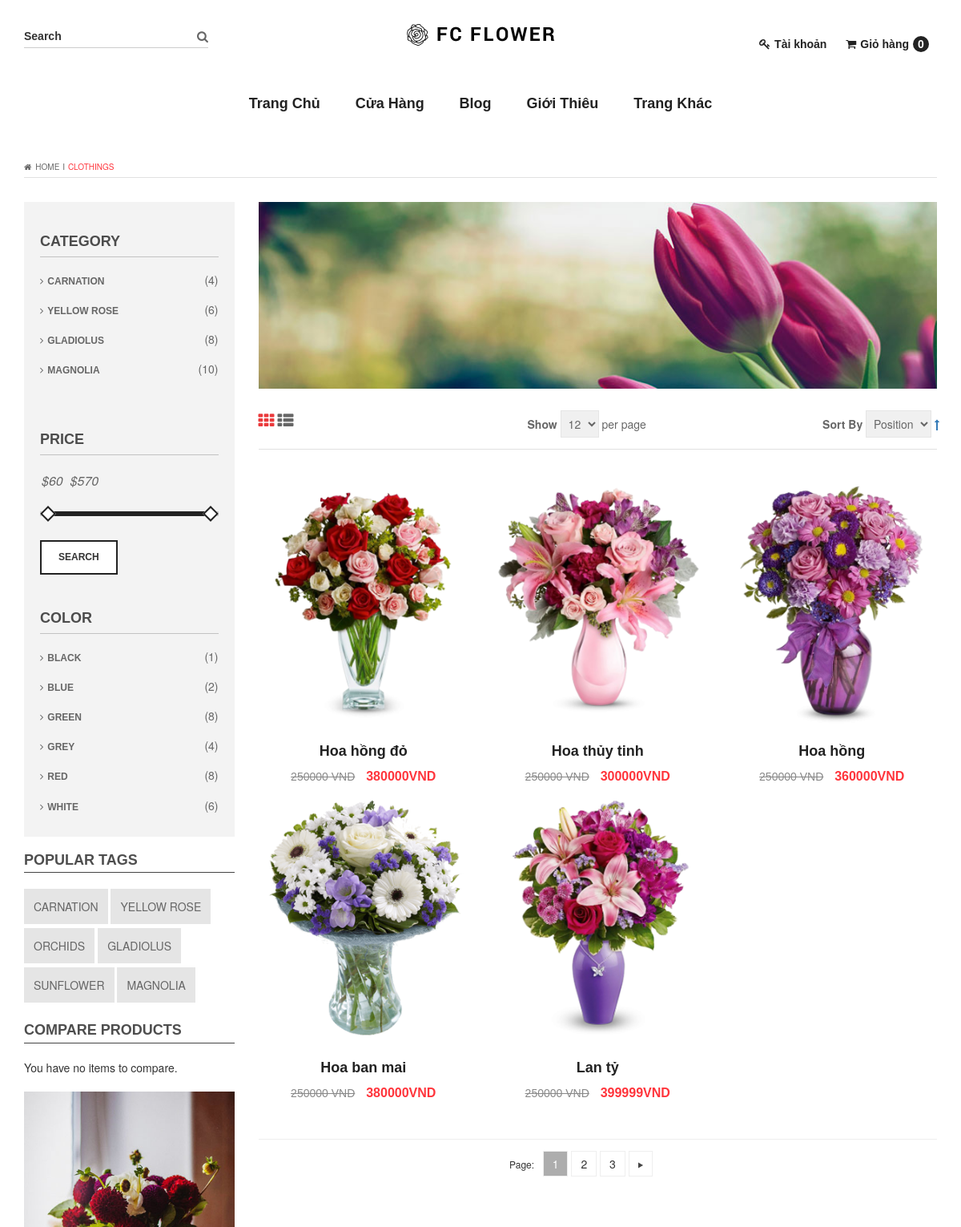
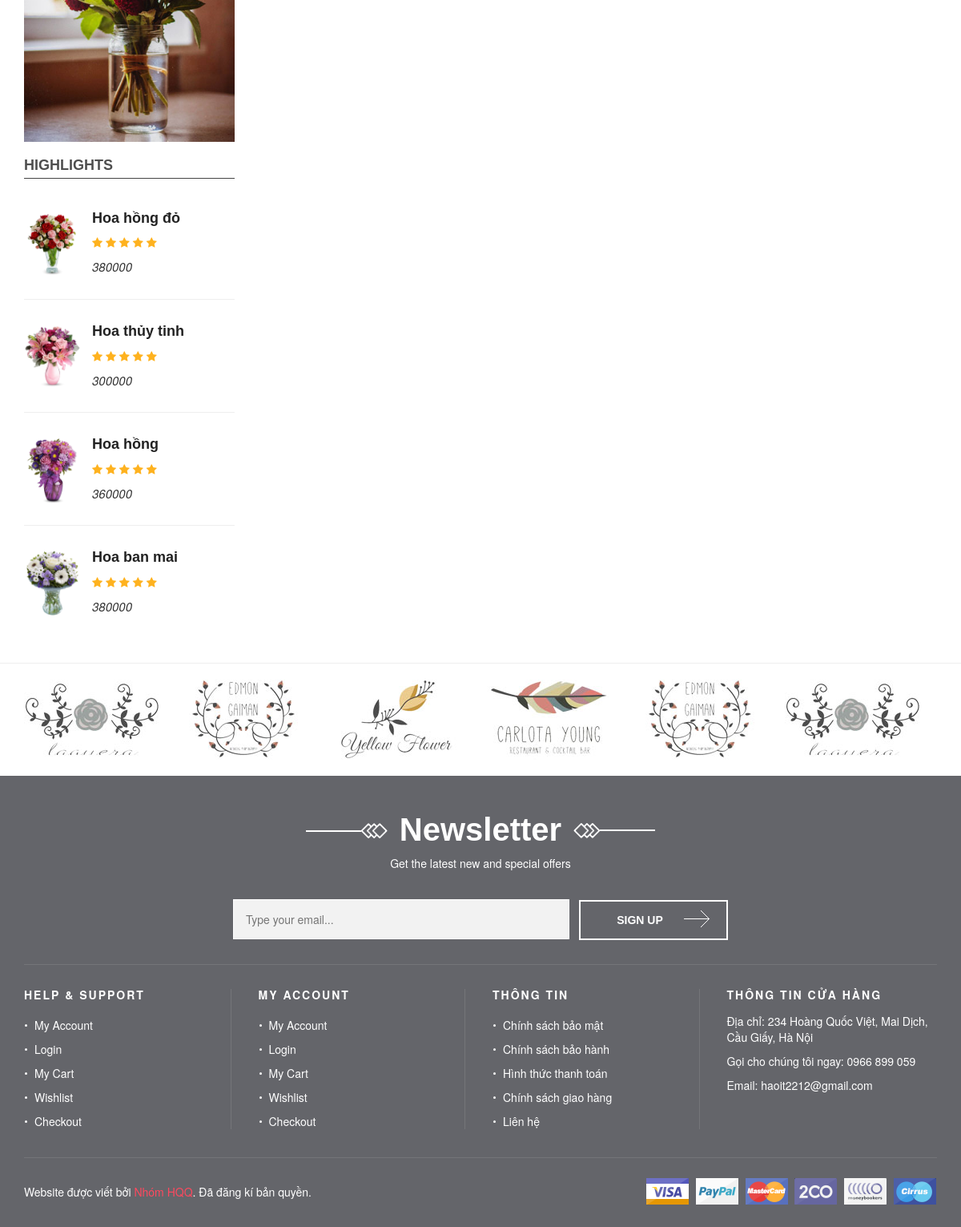
The page /shop.php on the database its author committed (2 pictures, top to bottom).
### tables this page shows
CREATE TABLE `products` (
  `product_id` int(100) NOT NULL AUTO_INCREMENT,
  `product_cat` int(100) NOT NULL,
  `product_brand` int(100) NOT NULL,
  `product_title` varchar(255) NOT NULL,
  `product_price` int(100) NOT NULL,
  `product_desc` text NOT NULL,
  `product_image` text NOT NULL,
  `product_keywords` text NOT NULL,
  PRIMARY KEY (`product_id`)
);

### db.php (called while the page is built, shortened)
<?php
	function query($sql){
		$conn=mysqli_connect("localhost","root","") or die("lỗi kết nối");
		mysqli_select_db($conn,"shop_hoa") or die("lỗi csdl");
		$result=mysqli_query($conn,$sql) or die("lỗi truy vấn");
		return $result;
	}
?>

### shop.php (the view, shortened to what this page needs)
<!doctype html>
    <html class="no-js" lang="en">
    <head>
        <link rel="stylesheet" href="css/font-awesome.min.css">
        <link rel="stylesheet" href="css/owl.carousel.css">
        <link rel="stylesheet" href="css/owl.my_theme.css">
        <link rel="stylesheet" href="css/owl.transitions.css">
        <link rel="stylesheet" href="css/nivo-slider.css">
        <link rel="stylesheet" href="css/animate.css">
        <link rel="stylesheet" href="css/jquery-ui.css">
        <link rel="stylesheet" href="fancy-box/jquery.fancybox.css">
        <link rel="stylesheet" href="css/normalize.css">
        <link rel="stylesheet" href="css/bootstrap.min.css">
        <link rel="stylesheet" href="css/main.css">
        <link rel="stylesheet" href="css/meanmenu.min.css">
        <link rel="stylesheet" href="style.css">
        <link rel="stylesheet" href="css/responsive.css">
    </head>
    <body>
        <?php include "db.php" ?>
        <?php include "header.php"; ?>
        <div class="breadcrumbs_area">
            <div class="container">
                <div class="row">
                    <div class="col-lg-12 col-md-12 col-sm-12 col-xs-12">
                        <div class="breadcrumb-single">
                            <ul id="breadcrumbs">
                                <li><a href="#"><i class="fa fa-home"></i>Home</a></li>
                                <li><span>Ι</span></li>
                                <li>Clothings</li>
                            </ul>
                        </div>
                    </div>
                </div>
            </div>
        </div>
        <div class="clothing_product_area">
            <div class="container">
                <div class="row">
                    <div class="col-lg-3 col-md-3 col-sm-3 col-xs-12">
                        <div class="catagory_price_color">
                            <div class="catagory_area">
                                <h2>CATEGORY</h2>
                                <ul class="catagory">
                <li><a href="#"><i class="fa fa-angle-right"></i>Carnation</a> <span>(4)</span></li>
                <li><a href="#"><i class="fa fa-angle-right"></i>Yellow Rose</a><span>(6)</span></li>
                <li><a href="#"><i class="fa fa-angle-right"></i>Gladiolus</a><span>(8)</span></li>
                <li><a href="#"><i class="fa fa-angle-right"></i>Magnolia</a><span>(10)</span></li>
                                </ul>
                            </div>
                            <div class="priceing_area">
                                <h2>Price</h2>
                                <div class="info_widget">
                                    <div class="price_filter">
                                      <div id="slider-range"></div>
                                        <div class="price_slider_amount">
                                            <input type="text" id="amount" name="price" placeholder="Add Your Price" />
                                            <input type="submit" value="Search" />
                                        </div>
                                    </div>
                                </div>
                            </div>
                            <div class="catagory_area">
                                <h2>COLOR</h2>
                                <ul class="catagory">
                                    <li><a href="#"><i class="fa fa-angle-right"></i>BLACK</a> <span>(1)</span></li>
                                    <li><a href="#"><i class="fa fa-angle-right"></i>BLUE</a><span>(2)</span></li>
                                    <li><a href="#"><i class="fa fa-angle-right"></i>GREEN</a><span>(8)</span></li>
                                    <li><a href="#"><i class="fa fa-angle-right"></i>GREY</a><span>(4)</span></li>
                                    <li><a href="#"><i class="fa fa-angle-right"></i>RED</a><span>(8)</span></li>
                                    <li><a href="#"><i class="fa fa-angle-right"></i>WHITE</a><span>(6)</span></li>
                                </ul>
                            </div>
                        </div>
                        <div class="popular_tag_area">
                            <div class="popular_items">
                                <h2>POPULAR TAGS</h2>
                                <ul id="single_popular">
                                    <li><a href="#">Carnation</a></li>
                                    <li><a href="#">Yellow Rose</a></li>
                                    <li><a href="#">Orchids</a></li>
                                    <li><a href="#">Gladiolus</a></li>
                                    <li><a href="#">Sunflower</a></li>
                                    <li><a href="#">Magnolia</a></li>
                                </ul>
                            </div>
                        </div>
                        <div class="row">
                            <div class="col-lg-12 col-md-12 col-sm-12 col-xs-12">
                                <div class="popular_tag_area popular_tag_response">
                                    <div class="popular_items">
                                        <h2>COMPARE PRODUCTS</h2>
                                        <div class="conpany_product_details">
                                            <p>You have no items to compare.</p>
                                            <a href="#"><img src="img/banner/banner_left.jpg" alt="" /></a>
                                        </div>
                                    </div>
                                </div>
                            </div>
                        </div>
                        <div class="row">
                            <div class="col-lg-12 col-md-12 col-sm-12 col-xs-12">
                                <div class="popular_tag_area">
                                    <div class="popular_items">
                                        <h2>Highlights</h2>
                                    </div>
                                </div>
                                <div class="clothing_carousel_list">
                                    <div class="single_clothing_product">
                                        <?php
                                        $rws=query("SELECT * FROM `products` WHERE product_id<5");
                                        while ($rw=mysqli_fetch_array($rws)) {
                                            $im=$rw['product_image'];
                                            $pric=$rw['product_price'];
                                            $tit=$rw['product_title'];
                                            ?>
                                            <div class="clothing_item">
                                                <img src="img/product/<?php echo $im ?>" alt="" />
                                                <div class="product_clothing_details">
                                                    <h2><a href="#"><?php echo $tit ?></a></h2>
                                                    <i class="fa fa-star"></i>
                                                    <i class="fa fa-star"></i>
                                                    <i class="fa fa-star"></i>
                                                    <i class="fa fa-star"></i>
                                                    <i class="fa fa-star"></i>
                                                    <p><?php echo $pric ?></p>
                                                </div>
                                            </div>
                                        <?php } ?>
                                    </div>
                                </div>
                            </div>
                        </div>
                    </div>
                    <div class="col-lg-9 col-md-9 col-sm-9 col-xs-12">
                        <div class="row">
                            <div class="col-lg-12 col-md-12 col-sm-12 col-xs-12">
                                <div class="catagory_banner">
                                    <img src="img/banner/category.jpg" alt="" />
                                </div>
                            </div>
                        </div>
                        <div class="my_tabs">
                            <ul class="tab_style">
                                <li class="active"><a data-toggle="tab" href="#tab1"><span><i class="fa fa-th"></i></span></a></li>
                                <li><a data-toggle="tab" href="#tab2"><span><i class="fa fa-th-list"></i></span></a></li>
                            </ul>
                            <div class="limiter">
                                <label>Show</label>
                                <select>
                                 <option value="" selected="selected">12</option>
                             </select> per page
                         </div>
                         <div class="sort-by">
                            <label>Sort By</label>
                            <select>
                             <option value="" selected="selected">Position</option>
                         </select>
                         <a href=""><i class="fa fa-long-arrow-up"></i></a>
                     </div>
                     <div class="tab-content tab_content_style">
                        <div id="tab1" class="tab-pane fade in active">
                            <div class="row">
                                <?php
                                $rows=query("SELECT * FROM `products`");
                                while ($row=mysqli_fetch_array($rows)) {
                                    ?>
                                    <div class="col-lg-4 col-md-4 col-sm-4 col-xs-12">
                                        <div class="product_list">
                                            <div class="single_product repomsive_768">
                                                <?php  $image=$row['product_image'];
                                                $price=$row['product_price'];
                                                $title=$row['product_title'];
                                                $id=$row['product_id'];
                                                ?>
                                                <a href="product2.php?id=<?php echo $id; ?>" target="main"><img src="img/product/<?php echo $image ?>" alt="" /></a>
                                                <div class="product_details">
                                                    <h2><?php echo $title ?></h2>
                                                    <p><span class="regular_price">250000 VND</span> <span class="popular_price"><?php echo $price ?>VND</span></p>
                                                </div>
                                            </div>
                                        </div>
                                    </div>
                                <?php } ?>
                            </div>
                            <div class="row">
                                <div class="col-lg-12 col-md-12 col-sm-12 col-xs-12">
                                    <div class="blog_pagination">
                                        <h2>Page:</h2>
                                        <ul class="pagination_list">
                                            <li class="active">1</li>
                                            <li><a href="#">2</a></li>
                                            <li><a href="#">3</a></li>
                                            <li>
                                                <a href="#"><img src="img/arrow/pager_arrow_right.gif" alt="" /></a>
                                            </li>
                                        </ul>
                                    </div>
                                </div>
                            </div>
                        </div>
                                                        </div>
                                                    </div>
                                                </div>
                                            </div>
                                        </div>
                                    </div>
                                    <div class="branding_area">
                                        <div class="container">
                                            <div class="row">
                                                <div class="col-lg-12">
                                                    <div class="carousel_branding">
                                                        <div class="single_branding">
                                                            <img src="img/branding-image/brand1.jpg" alt="" />
                                                        </div>
                                                        <div class="single_branding">
                                                            <img src="img/branding-image/brand2.jpg" alt="" />
                                                        </div>
                                                        <div class="single_branding">
                                                            <img src="img/branding-image/brand3.jpg" alt="" />
                                                        </div>
                                                        <div class="single_branding">
                                                            <img src="img/branding-image/brand4.jpg" alt="" />
                                                        </div>
                                                        <div class="single_branding">
                                                            <img src="img/branding-image/brand2.jpg" alt="" />
                                                        </div>
                                                        <div class="single_branding">
                                                            <img src="img/branding-image/brand1.jpg" alt="" />
                                                        </div>
                                                    </div>
                                                </div>
                                            </div>
                                        </div>
                                    </div>
<?php include "footer.php";?>
                                </body>
                                </html>

### rows shown on the page
products: product_image (picture), product_title "Hoa hồng đỏ", product_price "380000"
products: product_image (picture), product_title "Hoa thủy tinh", product_price "300000"
products: product_image (picture), product_title "Hoa hồng", product_price "360000"
products: product_image (picture), product_title "Hoa ban mai", product_price "380000"
products: product_image (picture), product_title "Lan tỷ", product_price "399999"

### other values the page prints
count($cart) "0"
